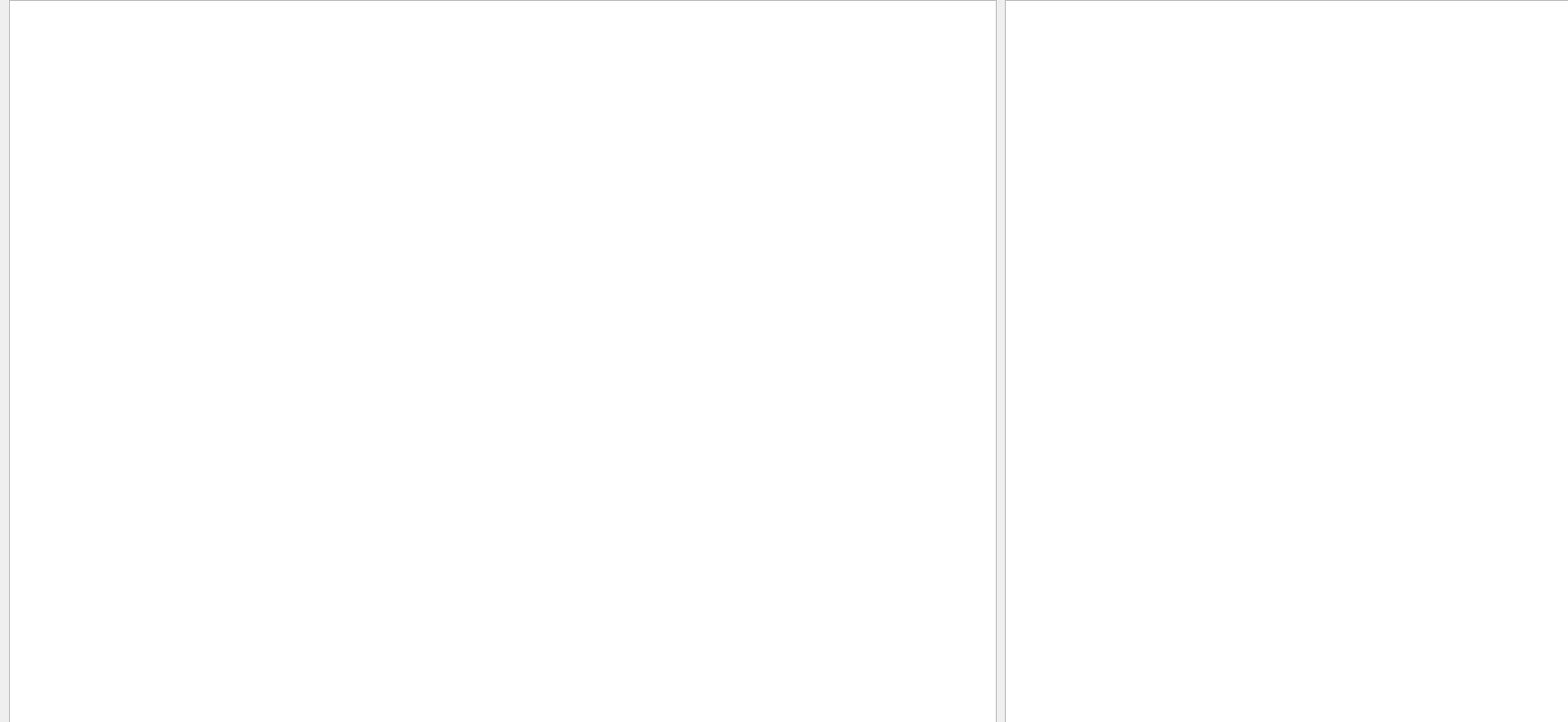
<?xml version="1.0" encoding="UTF-8"?>
<ui version="4.0">
 <class>Dialog</class>
 <widget class="QDialog" name="Dialog">
  <property name="geometry">
   <rect>
    <x>0</x>
    <y>0</y>
    <width>1732</width>
    <height>798</height>
   </rect>
  </property>
  <property name="windowTitle">
   <string>Dialog</string>
  </property>
  <widget class="QGraphicsView" name="graphicsView">
   <property name="geometry">
    <rect>
     <x>10</x>
     <y>0</y>
     <width>1091</width>
     <height>801</height>
    </rect>
   </property>
  </widget>
  <widget class="QTreeView" name="treeView">
   <property name="geometry">
    <rect>
     <x>1110</x>
     <y>0</y>
     <width>631</width>
     <height>801</height>
    </rect>
   </property>
  </widget>
 </widget>
 <layoutdefault spacing="6" margin="11"/>
 <resources/>
 <connections/>
</ui>
